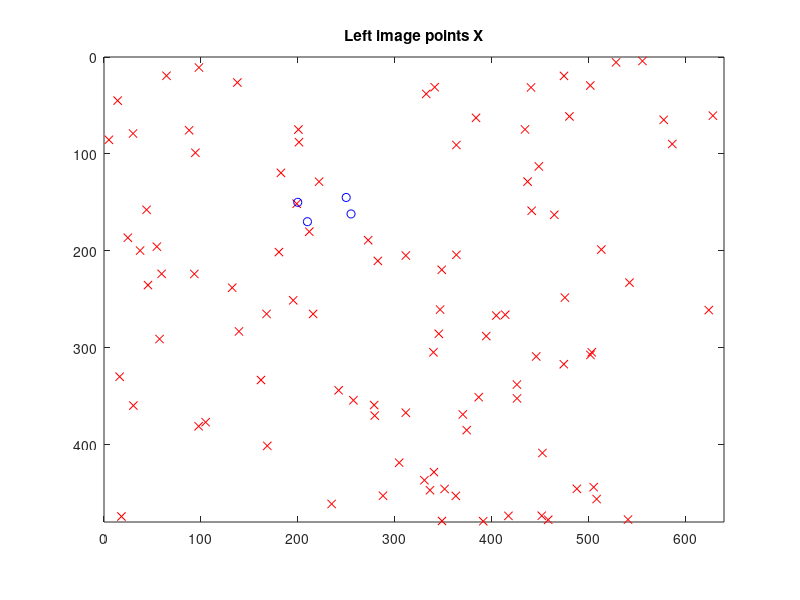
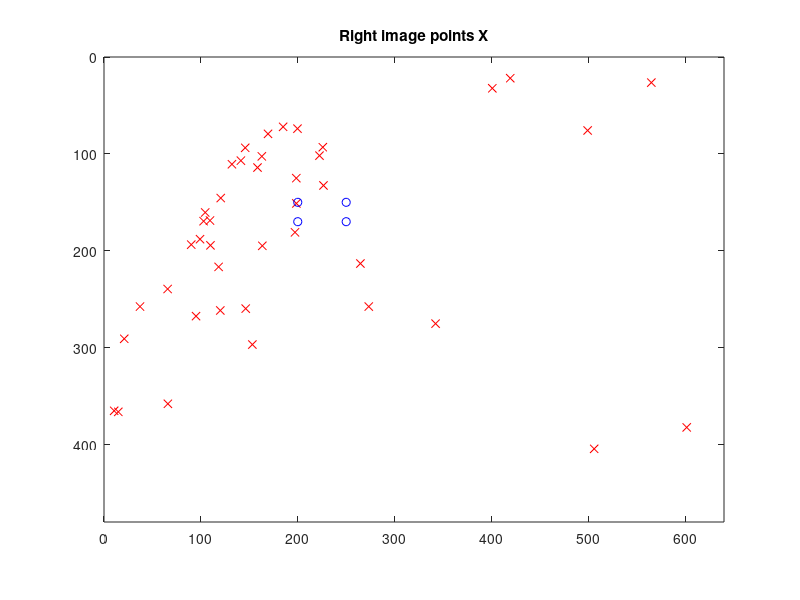

Write MATLAB code to recreate these figures, in order.

% Simple example of computing a homography from 4 exact point correspondences


% The points in the left image

X = [ 200 250 210 255 ;
      150 145 170 162 ;
        1   1   1   1 ];

% The points in the right image

Xprime = [ 200 250 200 250 ;
           150 150 170 170 ;
           
             1   1   1   1 ];

% We have Xprime = H * X

% Let's loop over the points and extract the linear equations in H

A = [];

% Loop through the first point till the 4th point or the last col
for iPoint = 1:size(X,2)                          
    x = X(:,iPoint);                              % First point of the left image
    xprime = Xprime(:,iPoint);                    % First point of the right image

    % The equation is
    % xprime(1) = ( h11 x(1) + h12 x(2) + h13 ) / ( h31 x(1) + h32 x(2) + h33 )
    % Put this in the form ( coeffs * (h11 h12 h13 h21 h22 h23 h31 h32 h33)' ):
	% -x1 -y1 -1, 0 0 0, x1*x1prime x1prime*y1 x1prime. Here x1prime is xprime(1) and y1 is x(2)

    coeffs = ...
    [-x(1) -x(2) -1   0 0 0   xprime(1) * x(1)  xprime(1) * x(2)   xprime(1)];

    A = [ A ; coeffs ];

    % Do the same for the equation
    % xprime(2) = ( h21 x(1) + h22 x(2) + h23 ) / ( h31 x(1) + h32 x(2) + h33 )
    % 0 0 0, -x1 -y1 -1, x1 y1prime y1prime. Here y1prime is xprime(2) and y1 is x(2)
	
    coeffs = ...
    [0 0 0  -x(1) -x(2) -1   xprime(2) * x(1) xprime(2) * x(2) xprime(2)];

    A = [ A ; coeffs ];

end

% The solution is the right null space of A

h = null(A);

% Form the 9 parameters of H into a matrix

H = reshape( h, 3, 3 )';

% Generate 100 random points

Xtest = [ ( rand(2,100)' * diag([640,480]) )' ; ones(1,100) ];

% Plot them

figure(1);
plot( Xtest(1,:), Xtest(2,:), 'rx' );
hold on;
plot(X(1,:),X(2,:),'bo');
axis([0,640,0,480],'equal','ij');
title('Left image points X');
hold off;

% Transfer the test points
% repmat will repeat copies of array

Xtestprime = H * Xtest;
Xtestprime = Xtestprime ./ repmat(Xtestprime(3,:),3,1);

Xprimeest = H * X;
Xprimeest = Xprimeest ./ repmat(Xprimeest(3,:),3,1);

% Plot them

figure(2);
plot( Xtestprime(1,:), Xtestprime(2,:), 'rx' );
hold on;
plot(Xprimeest(1,:),Xprimeest(2,:),'bo');
axis([0,640,0,480],'equal','ij');
title('Right image points X');
hold off;

